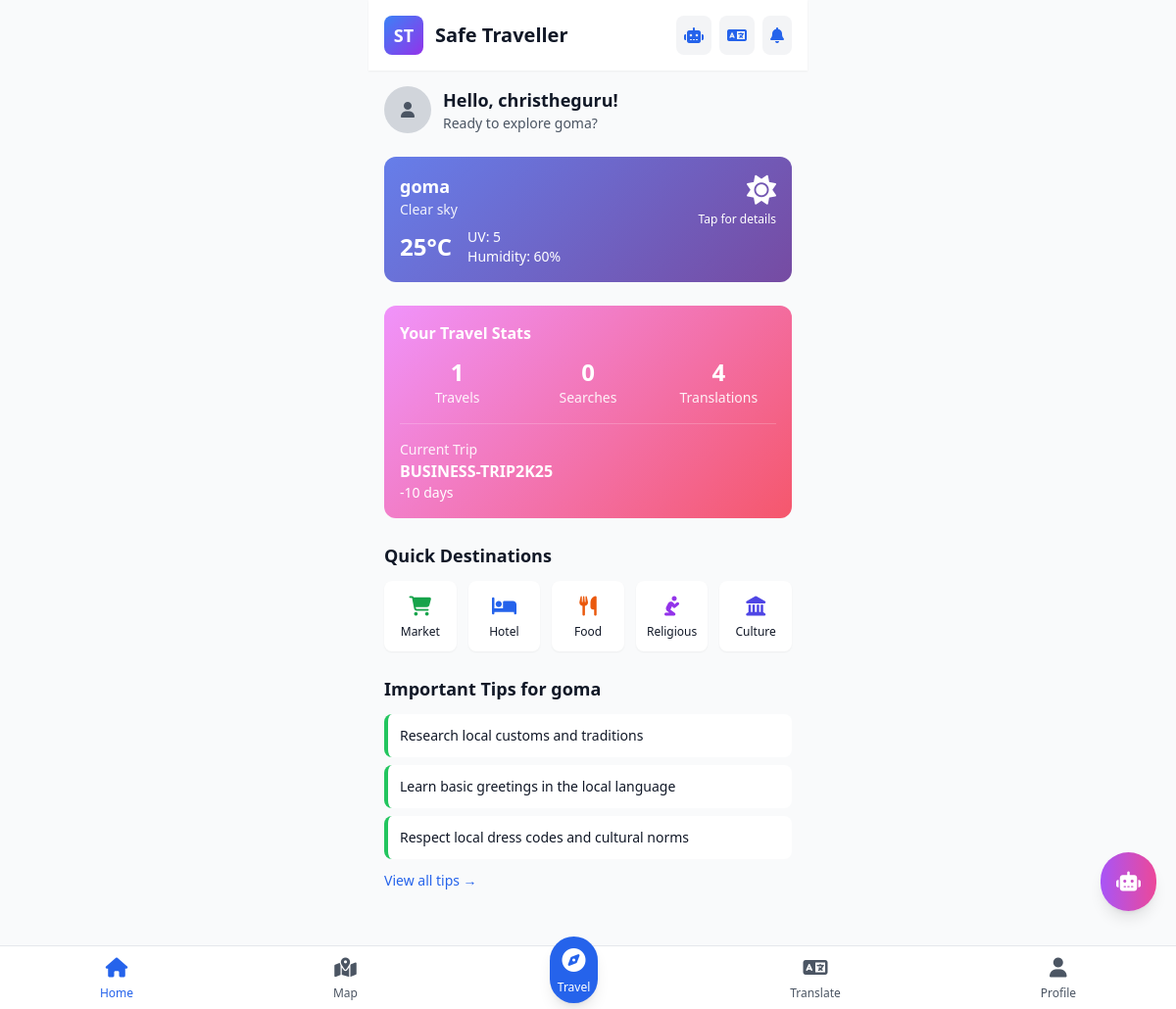
Page / (signed in) on the committed database.
### users/models.py (models this page shows, shortened)
class CustomUser(AbstractUser):
    photo = models.ImageField(upload_to="profiles/", null=True, blank=True)
    nationality = models.CharField(max_length=100, blank=True)
    city = models.CharField(max_length=100, blank=True)
    mother_tongue = models.CharField(max_length=50, default='en')
    learning_language = models.CharField(max_length=50, blank=True)
    religion = models.CharField(max_length=50, blank=True)
    caution_level = models.CharField(max_length=10, choices=[
        ('low', 'Low'), ('medium', 'Medium'), ('high', 'High')
    ], default='medium')
    theme = models.CharField(max_length=10, choices=[
        ('light', 'Light'), ('dark', 'Dark')
    ], default='dark')
    language_ui = models.CharField(max_length=10, default='en')
    is_synced = models.BooleanField(default=False)

### travels/models.py (models this page shows, shortened)
class Travel(models.Model):
    TRAVEL_TYPES = [
        ('business', 'Business'),
        ('scientific', 'Scientific'),
        ('vacation', 'Vacation'),
        ('pilgrimage', 'Pilgrimage'),
    ]
    user = models.ForeignKey(User, on_delete=models.CASCADE)
    name = models.CharField(max_length=100)
    country = models.CharField(max_length=100)
    city = models.CharField(max_length=100)
    travel_type = models.CharField(max_length=20, choices=TRAVEL_TYPES)
    start_date = models.DateField(default=timezone.now)
    residence = models.CharField(max_length=200, blank=True)
    objectives = models.TextField(blank=True)
    is_active = models.BooleanField(default=False)
    advice_data = models.JSONField(null=True, blank=True)
    is_synced = models.BooleanField(default=False)
    created_at = models.DateTimeField(auto_now_add=True)
    updated_at = models.DateTimeField(auto_now=True)
    class Meta:
        ordering = ['-created_at']
    def days_elapsed(self):
        return (timezone.now().date() - self.start_date).days

### home/views.py (the view)
# urls.py: path('', views.home_view, name='home'),
def home_view(request):
    if request.user.is_authenticated:
        return authenticated_home(request)
    else:
        return render(request, 'home/home_guest.html')

### travels/services/weather_service.py (called while the page is built, shortened)
def get_weather_data(city, country):
    if not settings.OPENWEATHER_API_KEY:
        return {
            'temperature': 25,
            'humidity': 60,
            'description': 'Clear sky',
            'uv_index': 5,
            'advice': 'Weather data not available'
        }

### templates/home/home.html (shortened to what this page needs)
{% extends 'base.html' %}
{% block content %}
<div class="max-w-md mx-auto">
    <header class="bg-white dark:bg-slate-800 p-4 shadow-sm theme-transition">
        <div class="flex justify-between items-center">
            <div class="flex items-center space-x-3">
                <div class="w-10 h-10 bg-gradient-to-br from-blue-500 to-purple-600 rounded-lg flex items-center justify-center">
                    <span class="text-white font-bold text-lg">ST</span>
                </div>
                <h1 class="text-xl font-bold">Safe Traveller</h1>
            </div>
            <div class="flex items-center space-x-2">
                <button onclick="window.location.href='{% url 'text_chat' %}'" class="p-2 rounded-lg bg-gray-100 dark:bg-slate-700 hover:bg-gray-200 dark:hover:bg-slate-600">
                    <i class="fas fa-robot text-primary-600"></i>
                </button>
                <button onclick="window.location.href='{% url 'translate' %}'" class="p-2 rounded-lg bg-gray-100 dark:bg-slate-700 hover:bg-gray-200 dark:hover:bg-slate-600">
                    <i class="fas fa-language text-primary-600"></i>
                </button>
                <button class="p-2 rounded-lg bg-gray-100 dark:bg-slate-700 hover:bg-gray-200 dark:hover:bg-slate-600">
                    <i class="fas fa-bell text-primary-600"></i>
                </button>
            </div>
        </div>
    </header>
    <div class="p-4">
        <div class="flex items-center space-x-3 mb-6">
            {% if user.photo %}
                <img src="{{ user.photo.url }}" alt="Profile" class="w-12 h-12 rounded-full object-cover">
            {% else %}
                <div class="w-12 h-12 bg-gray-300 dark:bg-slate-600 rounded-full flex items-center justify-center">
                    <i class="fas fa-user text-gray-600 dark:text-gray-300"></i>
                </div>
            {% endif %}
            <div>
                <h2 class="text-lg font-semibold">Hello, {{ user.first_name|default:user.username }}!</h2>
                <p class="text-sm text-gray-600 dark:text-gray-400">
                    {% if active_travel %}
                        Ready to explore {{ active_travel.city }}?
                    {% else %}
                        Ready for your next adventure?
                    {% endif %}
                </p>
            </div>
        </div>
        {% if weather_data %}
        <div class="weather-card p-4 rounded-xl text-white mb-6" onclick="showWeatherDetails()">
            <div class="flex justify-between items-start">
                <div>
                    <h3 class="font-semibold text-lg">{{ active_travel.city }}</h3>
                    <p class="text-sm opacity-90">{{ weather_data.description }}</p>
                    <div class="flex items-center space-x-4 mt-2">
                        <span class="text-2xl font-bold">{{ weather_data.temperature|floatformat:0 }}°C</span>
                        <div class="text-sm">
                            <p>UV: {{ weather_data.uv_index|floatformat:0 }}</p>
                            <p>Humidity: {{ weather_data.humidity|floatformat:0 }}%</p>
                        </div>
                    </div>
                </div>
                <div class="text-right">
                    <i class="fas fa-sun text-3xl"></i>
                    <p class="text-xs mt-1">Tap for details</p>
                </div>
            </div>
        </div>
        {% endif %}
        <div class="stats-card p-4 rounded-xl text-white mb-6">
            <h3 class="font-semibold mb-3">Your Travel Stats</h3>
            <div class="grid grid-cols-3 gap-4 text-center">
                <div>
                    <p class="text-2xl font-bold">{{ total_travels }}</p>
                    <p class="text-sm opacity-90">Travels</p>
                </div>
                <div>
                    <p class="text-2xl font-bold">{{ total_searches }}</p>
                    <p class="text-sm opacity-90">Searches</p>
                </div>
                <div>
                    <p class="text-2xl font-bold">{{ total_translations }}</p>
                    <p class="text-sm opacity-90">Translations</p>
                </div>
            </div>
            {% if active_travel %}
            <div class="mt-4 pt-4 border-t border-white/20">
                <p class="text-sm opacity-90">Current Trip</p>
                <p class="font-semibold">{{ active_travel.name }}</p>
                <p class="text-sm">{{ active_travel.days_elapsed }} days</p>
            </div>
            {% endif %}
        </div>
        <div class="mb-6">
            <h3 class="font-semibold text-lg mb-3">Quick Destinations</h3>
            <div class="grid grid-cols-5 gap-3">
                <button onclick="findDestinations('market')" class="flex flex-col items-center p-3 bg-white dark:bg-slate-800 rounded-lg shadow-sm hover:shadow-md transition-shadow">
                    <i class="fas fa-shopping-cart text-green-600 text-xl mb-1"></i>
                    <span class="text-xs">Market</span>
                </button>
                <button onclick="findDestinations('hotel')" class="flex flex-col items-center p-3 bg-white dark:bg-slate-800 rounded-lg shadow-sm hover:shadow-md transition-shadow">
                    <i class="fas fa-bed text-blue-600 text-xl mb-1"></i>
                    <span class="text-xs">Hotel</span>
                </button>
                <button onclick="findDestinations('restaurant')" class="flex flex-col items-center p-3 bg-white dark:bg-slate-800 rounded-lg shadow-sm hover:shadow-md transition-shadow">
                    <i class="fas fa-utensils text-orange-600 text-xl mb-1"></i>
                    <span class="text-xs">Food</span>
                </button>
                <button onclick="findDestinations('religious')" class="flex flex-col items-center p-3 bg-white dark:bg-slate-800 rounded-lg shadow-sm hover:shadow-md transition-shadow">
                    <i class="fas fa-pray text-purple-600 text-xl mb-1"></i>
                    <span class="text-xs">Religious</span>
                </button>
                <button onclick="findDestinations('cultural')" class="flex flex-col items-center p-3 bg-white dark:bg-slate-800 rounded-lg shadow-sm hover:shadow-md transition-shadow">
                    <i class="fas fa-landmark text-indigo-600 text-xl mb-1"></i>
                    <span class="text-xs">Culture</span>
                </button>
            </div>
        </div>
        {% if quick_advice %}
        <div class="mb-6">
            <h3 class="font-semibold text-lg mb-3">Important Tips for {{ active_travel.city }}</h3>
            <div class="space-y-2">
                {% for tip in quick_advice %}
                <div class="bg-white dark:bg-slate-800 p-3 rounded-lg border-l-4 border-green-500">
                    <p class="text-sm">{{ tip }}</p>
                </div>
                {% endfor %}
            </div>
            <button onclick="window.location.href='{% url 'travel_detail' active_travel.id %}'" class="mt-3 text-primary-600 text-sm font-medium">
                View all tips →
            </button>
        </div>
        {% endif %}
    </div>
</div>
{% endblock %}

### static/css/base.css (style rules this page uses)
:root { --primary-50: #eff6ff; --primary-500: #3b82f6; --primary-600: #2563eb; --primary-700: #1d4ed8; --primary-900: #1e3a8a; }
.theme-transition { transition: background-color 0.3s ease, color 0.3s ease; }
.weather-card { background: linear-gradient(135deg, #667eea 0%, #764ba2 100%); }
.stats-card { background: linear-gradient(135deg, #f093fb 0%, #f5576c 100%); }
button { transition: all 0.2s ease; }

### templates/base.html (style rules this page uses)
.theme-transition { transition: background-color 0.3s ease, color 0.3s ease; }
.weather-card { background: linear-gradient(135deg, #667eea 0%, #764ba2 100%); }
.stats-card { background: linear-gradient(135deg, #f093fb 0%, #f5576c 100%); }

### rows in the picture
CustomUser: first_name "christheguru"
Travel: city "goma", name "BUSINESS-TRIP2K25", days_elapsed "-10"

### other values in the picture
{{ weather_data.description }} "Clear sky"
{{ weather_data.temperature|floatformat:0 }} "25"
{{ weather_data.uv_index|floatformat:0 }} "5"
{{ weather_data.humidity|floatformat:0 }} "60"
{{ total_travels }} "1"
{{ total_searches }} "0"
{{ total_translations }} "4"
{{ tip }} "Research local customs and traditions" "Learn basic greetings in the local language" "Respect local dress codes and cultural norms"
